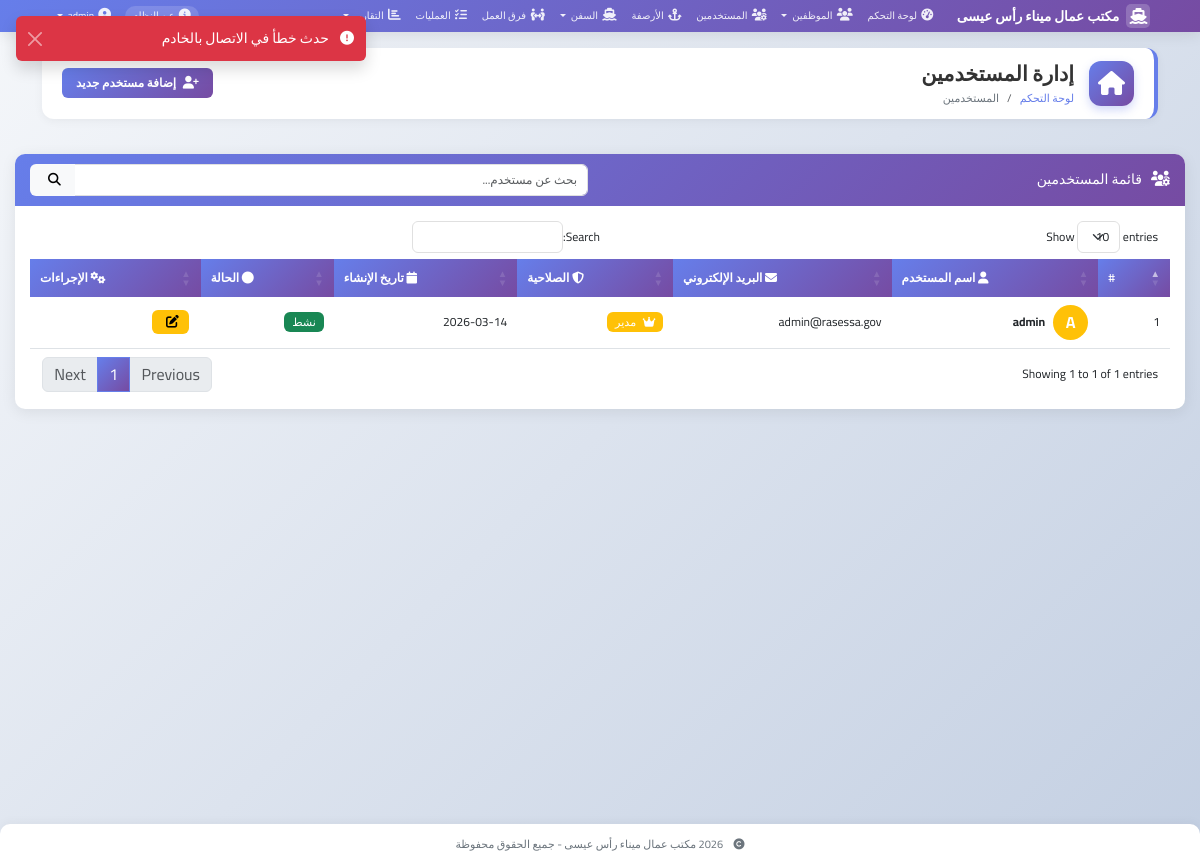
The page /users (signed in) on the database as committed earlier.
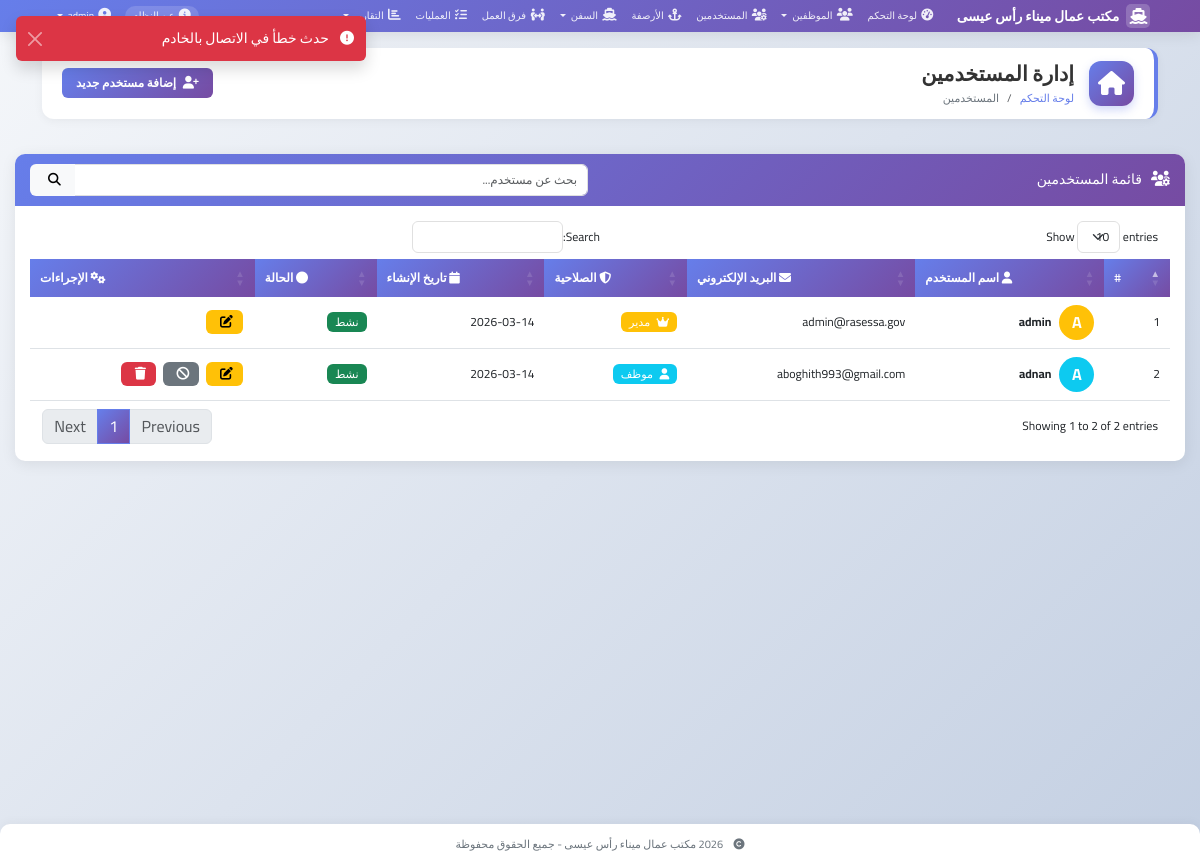
The same page on the database as committed later.
### models.py (models this page shows, shortened)
class User(UserMixin, db.Model):
    __tablename__ = 'users'
    id = db.Column(db.Integer, primary_key=True)
    username = db.Column(db.String(80), unique=True, nullable=False)
    email = db.Column(db.String(120), unique=True, nullable=False)
    password_hash = db.Column(db.String(200), nullable=False)
    role = db.Column(db.String(20), nullable=False, default='employee')
    is_active = db.Column(db.Boolean, default=True)
    created_at = db.Column(db.DateTime, default=datetime.utcnow)
    def is_admin(self):
        return self.role == 'admin'

### app.py (the view)
@app.route('/users')
@login_required
def user_list():
    if not current_user.is_admin():
        flash('ليس لديك صلاحية للوصول إلى هذه الصفحة', 'danger')
        return redirect(url_for('dashboard'))
    users = User.query.all()
    return render_template('users/list.html', users=users)

### app.py (called while the page is built)
@login_manager.user_loader
def load_user(user_id):
    return User.query.get(int(user_id))

### templates/users/list.html (shortened to what this page needs)
{% extends "base.html" %}
{% block page_title %}إدارة المستخدمين{% endblock %}
{% block breadcrumb %}
<li class="breadcrumb-item"><a href="{{ url_for('dashboard') }}">لوحة التحكم</a></li>
<li class="breadcrumb-item active">المستخدمين</li>
{% endblock %}
{% block page_actions %}
<a href="{{ url_for('add_user') }}" class="btn btn-primary">
    <i class="fas fa-user-plus"></i> إضافة مستخدم جديد
</a>
{% endblock %}
{% block content %}
<div class="card">
    <div class="card-header bg-primary text-white">
        <div class="row align-items-center">
            <div class="col-md-6">
                <h5 class="mb-0 text-white">
                    <i class="fas fa-users-cog"></i> قائمة المستخدمين
                </h5>
            </div>
            <div class="col-md-6">
                <div class="input-group">
                    <input type="text" class="form-control" id="searchInput" placeholder="بحث عن مستخدم...">
                    <button class="btn btn-light" type="button">
                        <i class="fas fa-search"></i>
                    </button>
                </div>
            </div>
        </div>
    </div>
    <div class="card-body">
        <div class="table-responsive">
            <table class="table table-hover" id="usersTable">
                <thead>
                    <tr>
                        <th>#</th>
                        <th><i class="fas fa-user"></i> اسم المستخدم</th>
                        <th><i class="fas fa-envelope"></i> البريد الإلكتروني</th>
                        <th><i class="fas fa-shield-alt"></i> الصلاحية</th>
                        <th><i class="fas fa-calendar"></i> تاريخ الإنشاء</th>
                        <th><i class="fas fa-circle"></i> الحالة</th>
                        <th><i class="fas fa-cogs"></i> الإجراءات</th>
                    </tr>
                </thead>
                <tbody>
                    {% for user in users %}
                    <tr>
                        <td>{{ loop.index }}</td>
                        <td>
                            <div class="d-flex align-items-center">
                                <div class="avatar-circle {% if user.role == 'admin' %}bg-warning{% else %}bg-info{% endif %} text-white me-2">
                                    {{ user.username[0]|upper }}
                                </div>
                                <strong>{{ user.username }}</strong>
                            </div>
                        </td>
                        <td>{{ user.email }}</td>
                        <td>
                            {% if user.role == 'admin' %}
                                <span class="badge bg-warning">
                                    <i class="fas fa-crown me-1"></i> مدير
                                </span>
                            {% else %}
                                <span class="badge bg-info">
                                    <i class="fas fa-user me-1"></i> موظف
                                </span>
                            {% endif %}
                        </td>
                        <td>{{ user.created_at.strftime('%Y-%m-%d') }}</td>
                        <td>
                            {% if user.is_active %}
                                <span class="badge bg-success">نشط</span>
                            {% else %}
                                <span class="badge bg-danger">غير نشط</span>
                            {% endif %}
                        </td>
                        <td class="action-buttons">
                            <a href="{{ url_for('edit_user', id=user.id) }}" class="btn btn-sm btn-warning" title="تعديل">
                                <i class="fas fa-edit"></i>
                            </a>
                            {% if user.username != 'admin' or user.id != 1 %}
                                <a href="{{ url_for('toggle_user', id=user.id) }}" class="btn btn-sm {% if user.is_active %}btn-secondary{% else %}btn-success{% endif %}"
                                   title="{% if user.is_active %}تعطيل{% else %}تفعيل{% endif %}"
                                   onclick="return confirm('هل أنت متأكد من {% if user.is_active %}تعطيل{% else %}تفعيل{% endif %} هذا المستخدم؟')">
                                    {% if user.is_active %}
                                        <i class="fas fa-ban"></i>
                                    {% else %}
                                        <i class="fas fa-check-circle"></i>
                                    {% endif %}
                                </a>
                                {% if user.id != current_user.id %}
                                <a href="{{ url_for('delete_user', id=user.id) }}" class="btn btn-sm btn-danger" title="حذف"
                                   onclick="return confirm('هل أنت متأكد من حذف هذا المستخدم؟')">
                                    <i class="fas fa-trash"></i>
                                </a>
                                {% endif %}
                            {% endif %}
                        </td>
                    </tr>
                    {% endfor %}
                </tbody>
            </table>
        </div>
    </div>
</div>
{% endblock %}

### templates/base.html (shortened to what this page needs)
<!DOCTYPE html>
<html lang="ar" dir="rtl">
<head>
    <link href="https://cdn.jsdelivr.net/npm/bootstrap@5.3.0/dist/css/bootstrap.rtl.min.css" rel="stylesheet">
    <link rel="stylesheet" href="https://cdnjs.cloudflare.com/ajax/libs/font-awesome/6.4.0/css/all.min.css">
    <link rel="stylesheet" href="https://cdn.datatables.net/1.13.4/css/dataTables.bootstrap5.min.css">
    <link rel="stylesheet" href="https://cdn.jsdelivr.net/npm/sweetalert2@11/dist/sweetalert2.min.css">
</head>
<body>
    <nav class="navbar navbar-expand-lg">
        <div class="container-fluid">
            <a class="navbar-brand" href="{{ url_for('index') }}">
                <i class="fas fa-ship"></i>
                مكتب عمال ميناء رأس عيسى
            </a>
            <div class="collapse navbar-collapse" id="navbarNav">
                {% if current_user.is_authenticated %}
                <ul class="navbar-nav me-auto">
                    <li class="nav-item">
                        <a class="nav-link {% if request.endpoint == 'dashboard' %}active{% endif %}" href="{{ url_for('dashboard') }}">
                            <i class="fas fa-tachometer-alt"></i>
                            لوحة التحكم
                        </a>
                    </li>
                    <li class="nav-item dropdown">
                        <a class="nav-link dropdown-toggle" href="#" role="button" data-bs-toggle="dropdown">
                            <i class="fas fa-users"></i>
                            الموظفين
                        </a>
                    </li>
                    {% if current_user.is_admin() %}
                    <li class="nav-item">
                        <a class="nav-link {% if request.endpoint in ['user_list', 'add_user', 'edit_user'] %}active{% endif %}" href="{{ url_for('user_list') }}">
                            <i class="fas fa-users-cog"></i>
                            المستخدمين
                        </a>
                    </li>
                    {% endif %}
                    <li class="nav-item">
                        <a class="nav-link {% if request.endpoint in ['berth_list', 'add_berth', 'edit_berth'] %}active{% endif %}" href="{{ url_for('berth_list') }}">
                            <i class="fas fa-anchor"></i>
                            الأرصفة
                        </a>
                    </li>
                    <li class="nav-item dropdown">
                        <a class="nav-link dropdown-toggle" href="#" role="button" data-bs-toggle="dropdown">
                            <i class="fas fa-ship"></i>
                            السفن
                        </a>
                    </li>
                    <li class="nav-item">
                        <a class="nav-link {% if request.endpoint == 'team_list' %}active{% endif %}" href="{{ url_for('team_list') }}">
                            <i class="fas fa-people-arrows"></i>
                            فرق العمل
                        </a>
                    </li>
                    <li class="nav-item">
                        <a class="nav-link {% if request.endpoint in ['operation_list', 'add_operation', 'edit_operation'] %}active{% endif %}" href="{{ url_for('operation_list') }}">
                            <i class="fas fa-tasks"></i>
                            العمليات
                        </a>
                    </li>
                    <li class="nav-item dropdown">
                        <a class="nav-link dropdown-toggle" href="#" role="button" data-bs-toggle="dropdown">
                            <i class="fas fa-chart-bar"></i>
                            التقارير
                        </a>
                    </li>
                </ul>
                <ul class="navbar-nav">
                    <li class="nav-item">
                        <a class="nav-link" href="{{ url_for('about') }}">
                            <span class="d-none d-lg-inline">عن النظام</span>
                        </a>
                    </li>
                    <li class="nav-item dropdown">
                        <a class="nav-link dropdown-toggle" href="#" role="button" data-bs-toggle="dropdown">
                        </a>
                    </li>
                </ul>
                {% endif %}
            </div>
        </div>
    </nav>
    {% if current_user.is_authenticated %}
    <div class="container-fluid mt-3">
        <div class="page-header-wrapper">
            <div class="page-header-content">
                <div class="page-header-icon">
                    <i class="{% block page_icon %}fas fa-home{% endblock %}"></i>
                </div>
                <div class="page-header-title">
                    <h4 class="mb-0">{% block page_title %}{% endblock %}</h4>
                    <nav aria-label="breadcrumb">
                        <ol class="breadcrumb">
                            {% block breadcrumb %}{% endblock %}
                        </ol>
                    </nav>
                </div>
            </div>
            <div class="page-header-actions">
                {% block page_actions %}{% endblock %}
            </div>
        </div>
    </div>
    {% endif %}
    <main class="main-content">
        {% block content %}{% endblock %}
    </main>
    <footer class="footer">
        <div class="container">
            <p class="mb-0">
                <i class="fas fa-copyright me-2"></i>
                2026 مكتب عمال ميناء رأس عيسى - جميع الحقوق محفوظة
            </p>
        </div>
    </footer>
</body>
</html>

### templates/users/list.html (style rules this page uses)
.avatar-circle { width: 35px; height: 35px; border-radius: 50%; display: flex; align-items: center; justify-content: center; font-weight: bold; font-size: 16px; }
.action-buttons .btn { margin: 0 2px; }

Rows that differ between the two databases and show on the page:
added User: username "A", username "adnan", email "aboghith993@gmail.com", role "employee" (drawn), created_at "2026-03-14", is_active "نشط"
Other text that changed with them:
text written by a page script: "Show entries Search: Showing 1 to 1 of 1 entries Previous 1 Next" → "Show entries Search: Showing 1 to 2 of 2 entries Previous 1 Next"
